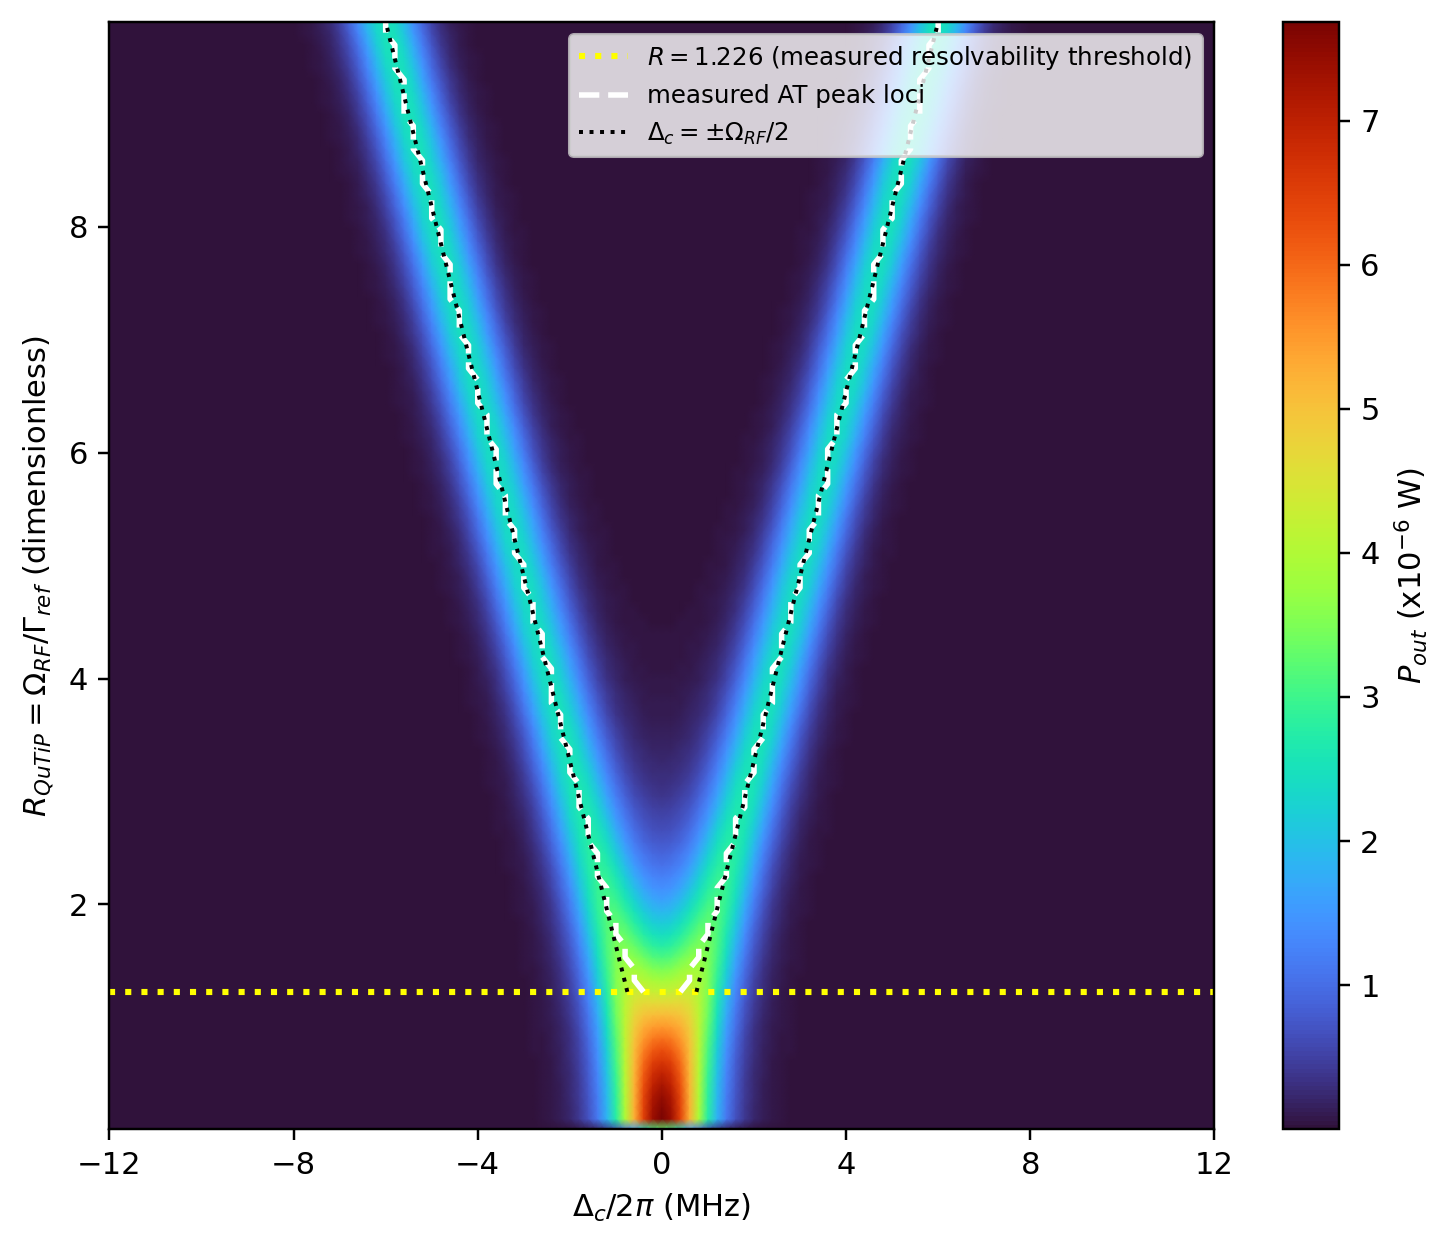

Write the Python code that produced this figure.
# ============================================================
# FIG. 4 (v5 paper) -- DATA-DRIVEN reconstruction
#
# We are NOT forcing our data to reproduce the paper's unexplained
# numerical linewidth normalization or its apparent slope
# Delta_c/2pi = +/-R (see fig4_linewidth_forensic_audit.md -- no
# candidate linewidth, measured or analytic, reproduces that slope).
#
# Instead we reproduce the PHYSICAL CONCEPT of Fig.4 -- RF Rabi
# frequency normalized by a linewidth -- using our own real,
# genuine QuTiP Fig.3 data end to end. Gamma_ref is measured fresh
# from that data every run, never hardcoded.
#
# Paper's definition:      R          = Omega_RF / Gamma_FWHM
# Our implementation:      R_qutip     = Omega_RF / Gamma_ref
# where Gamma_ref is OUR OWN measured FWHM of Pout(Delta_c) at
# Omega_RF=0, re-measured from fig3_v5_qutip_response.npz every
# time this script runs.
#
# Uses ONLY v5_paper/fig3/fig3_v5_qutip_response.npz. Does not
# modify Fig.3, does not call QuTiP, does not extrapolate beyond
# the real computed grid.
# ============================================================

from pathlib import Path

import numpy as np
import matplotlib.pyplot as plt
from scipy.signal import find_peaks
from scipy.interpolate import griddata

OUTPUT_DIR = Path(__file__).resolve().parent
FIG3_DATA = OUTPUT_DIR.parent / "fig3" / "fig3_v5_qutip_response.npz"

# ------------------------------------------------------------
# STEP 0: load and report the real dataset (no modification)
# ------------------------------------------------------------

d = np.load(FIG3_DATA)
delta_c_mhz = d["delta_c_mhz"]
omega_rf_mhz = d["omega_rf_mhz"]
Pout_surface = d["Pout_surface"]  # Watts, shape (n_orf, n_dc)

print("=" * 70)
print("FIG. 4 (v5) -- DATA-DRIVEN reconstruction")
print(f"Loaded: {FIG3_DATA}")
print("=" * 70)
print(f"Delta_c/2pi: {delta_c_mhz.min():.2f} to {delta_c_mhz.max():.2f} MHz, "
      f"n={len(delta_c_mhz)}, spacing={delta_c_mhz[1]-delta_c_mhz[0]:.4f} MHz")
print(f"Omega_RF/2pi: {omega_rf_mhz.min():.2f} to {omega_rf_mhz.max():.2f} MHz, "
      f"n={len(omega_rf_mhz)}, spacing={omega_rf_mhz[1]-omega_rf_mhz[0]:.4f} MHz")
print(f"Pout_surface: shape={Pout_surface.shape}, units=Watts, "
      f"peak={Pout_surface.max()*1e6:.4f} uW")

# ------------------------------------------------------------
# STEP 1: measure Gamma_ref from the real Omega_RF=0 row
# (half-max crossings, linear interpolation) -- fresh every run,
# never hardcoded.
# ------------------------------------------------------------

i_orf0 = np.argmin(np.abs(omega_rf_mhz - 0.0))
row0 = Pout_surface[i_orf0]
peak0 = row0.max()
baseline0 = row0.min()   # consistent baseline: the row's own minimum
half0 = (peak0 + baseline0) / 2.0
center = np.argmin(np.abs(delta_c_mhz))

right = None
for j in range(center, len(delta_c_mhz) - 1):
    if row0[j] >= half0 and row0[j + 1] < half0:
        right = delta_c_mhz[j] + (half0 - row0[j]) * (delta_c_mhz[j + 1] - delta_c_mhz[j]) / (row0[j + 1] - row0[j])
        break

left = None
for j in range(center, 0, -1):
    if row0[j] >= half0 and row0[j - 1] < half0:
        left = delta_c_mhz[j] + (half0 - row0[j]) * (delta_c_mhz[j - 1] - delta_c_mhz[j]) / (row0[j - 1] - row0[j])
        break

HWHM = (right - left) / 2.0
FWHM = right - left
Gamma_ref = FWHM   # our data-driven reference linewidth (MHz, i.e. /2pi convention)

print()
print("STEP 1 -- measured reference linewidth (Omega_RF=0 row):")
print(f"  peak Pout = {peak0*1e6:.4f} uW, baseline Pout = {baseline0*1e6:.4f} uW, "
      f"half-height = {half0*1e6:.4f} uW")
print(f"  left crossing Delta_c/2pi = {left:.4f} MHz, right crossing = {right:.4f} MHz")
print(f"  HWHM = {HWHM:.4f} MHz")
print(f"  FWHM = {FWHM:.4f} MHz")
print(f"  Gamma_ref (= measured FWHM) = {Gamma_ref:.4f} MHz")

# ------------------------------------------------------------
# STEP 2: build R_qutip axis -- consistent units throughout
# (both Omega_RF and Gamma_ref are already in the same "/2pi MHz"
# convention, so this ratio never mixes Hz and rad/s)
# ------------------------------------------------------------

R_qutip_full = omega_rf_mhz / Gamma_ref
print()
print(f"STEP 2 -- R_qutip = Omega_RF/2pi / Gamma_ref, "
      f"range: {R_qutip_full.min():.3f} to {R_qutip_full.max():.3f}")

# ------------------------------------------------------------
# STEP 6 (checked before plotting): data range -- do not extrapolate
# ------------------------------------------------------------

R_max_available = R_qutip_full.max()
print(f"STEP 6 -- max R available from existing Fig.3 grid = {R_max_available:.3f} "
      f"(paper's Fig.4 shows R up to 10; {'REACHES' if R_max_available>=10 else 'DOES NOT REACH'} that)")

# ------------------------------------------------------------
# STEP 5: measure the real AT peak loci (not assumed) + compare
# to the physical approximation Delta_c = +/- Omega_RF/2
# ------------------------------------------------------------

peak_R, peak_dc_pos, peak_dc_neg = [], [], []
for i, r_val in enumerate(R_qutip_full):
    row = Pout_surface[i]
    pk, props = find_peaks(row, prominence=(row.max() - row.min()) * 0.02 + 1e-30)
    if len(pk) >= 2:
        prom = props["prominences"]
        top2 = pk[np.argsort(prom)[-2:]]
        top2_dc = delta_c_mhz[top2]
        peak_R.append(r_val)
        peak_dc_pos.append(top2_dc.max())
        peak_dc_neg.append(top2_dc.min())

peak_R = np.array(peak_R)
peak_dc_pos = np.array(peak_dc_pos)
peak_dc_neg = np.array(peak_dc_neg)

# physical approximation: Delta_c/2pi = +/- [R_qutip * Gamma_ref/2pi] / 2
approx_dc_pos = peak_R * Gamma_ref / 2.0

resid = peak_dc_pos - approx_dc_pos
print()
print(f"STEP 5 -- measured AT peak loci vs physical approx Delta_c=+/-Omega_RF/2:")
print(f"  splitting resolved (2 peaks found) starting at R_qutip = "
      f"{peak_R.min() if len(peak_R) else float('nan'):.3f}")
print(f"  mean |measured - approx| = {np.mean(np.abs(resid)):.5f} MHz, "
      f"max |residual| = {np.max(np.abs(resid)):.5f} MHz")
print(f"  (residual this small confirms peaks sit at Delta_c=+/-Omega_RF/2 essentially exactly,"
      f" independent of any Gamma_ref choice)")

# ------------------------------------------------------------
# STEP 3+4: build heatmap, measured-threshold reference line,
# peak loci overlay
#
# The reference line marks the MEASURED resolvability threshold
# (first grid point where find_peaks resolves 2 distinct AT
# peaks) -- not R=1, which is only true by construction (it's
# just the point where Omega_RF equals whatever Gamma_ref we
# measured, not an independently verified result).
# ------------------------------------------------------------

DC, RR = np.meshgrid(delta_c_mhz, R_qutip_full)
Zc = Pout_surface / 1e-6   # x10^-6 W, consistent with Fig.3/Fig.4 convention

R_threshold = peak_R.min() if len(peak_R) else float("nan")

fig, ax = plt.subplots(figsize=(7, 5.8))
pcm = ax.pcolormesh(DC, RR, Zc, cmap="turbo", shading="gouraud")
fig.colorbar(pcm, ax=ax, label=r"$P_{out}$ (x$10^{-6}$ W)")

ax.axhline(R_threshold, color="yellow", linestyle=":", linewidth=2,
           label=rf"$R={R_threshold:.3f}$ (measured resolvability threshold)")

if len(peak_R) > 0:
    ax.plot(peak_dc_pos, peak_R, color="white", linestyle="--", linewidth=1.8, label="measured AT peak loci")
    ax.plot(peak_dc_neg, peak_R, color="white", linestyle="--", linewidth=1.8)
    ax.plot(approx_dc_pos, peak_R, color="black", linestyle=":", linewidth=1.3, label=r"$\Delta_c=\pm\Omega_{RF}/2$")
    ax.plot(-approx_dc_pos, peak_R, color="black", linestyle=":", linewidth=1.3)

ax.set_xlabel(r"$\Delta_c/2\pi$ (MHz)")
ax.set_ylabel(r"$R_{QuTiP} = \Omega_{RF}/\Gamma_{ref}$ (dimensionless)")
ax.set_xticks(np.arange(-12, 13, 4))
ax.set_xlim(-12, 12)
ax.set_ylim(R_qutip_full.min() if R_qutip_full.min() > 0 else 0.01, R_qutip_full.max())
ax.legend(fontsize=8, loc="upper right")
fig.tight_layout()
fig.savefig(OUTPUT_DIR / "fig4_v5_data_driven.png", dpi=220, bbox_inches="tight")
plt.close(fig)

# ------------------------------------------------------------
# STEP 7: save data + report
# ------------------------------------------------------------

import csv
with open(OUTPUT_DIR / "fig4_v5_data_driven.csv", "w", newline="") as f:
    writer = csv.writer(f)
    writer.writerow(["delta_c_MHz", "R_qutip", "Pout_microW"])
    for i, r_val in enumerate(R_qutip_full):
        for j, dc_val in enumerate(delta_c_mhz):
            writer.writerow([f"{dc_val:.4f}", f"{r_val:.4f}", f"{Pout_surface[i,j]*1e6:.6f}"])

np.savez(
    OUTPUT_DIR / "fig4_v5_data_driven_response.npz",
    delta_c_mhz=delta_c_mhz, R_qutip=R_qutip_full, Pout_surface=Pout_surface,
    Gamma_ref=Gamma_ref, HWHM=HWHM, FWHM=FWHM,
    peak_R=peak_R, peak_dc_pos=peak_dc_pos, peak_dc_neg=peak_dc_neg,
    approx_dc_pos=approx_dc_pos,
)

print("\nSaved: fig4_v5_data_driven.png, fig4_v5_data_driven.csv, fig4_v5_data_driven_response.npz")
print("DONE.")
